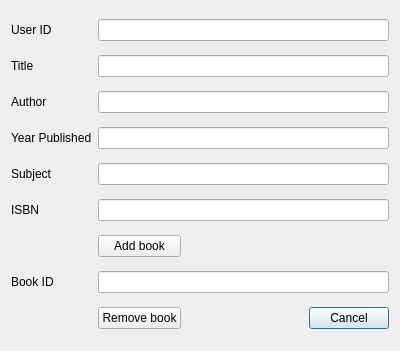
<?xml version="1.0" encoding="UTF-8"?>
<ui version="4.0">
 <class>addRemoveWindow</class>
 <widget class="QDialog" name="addRemoveWindow">
  <property name="geometry">
   <rect>
    <x>0</x>
    <y>0</y>
    <width>400</width>
    <height>351</height>
   </rect>
  </property>
  <property name="windowTitle">
   <string>Dialog</string>
  </property>
  <layout class="QGridLayout" name="gridLayout">
   <item row="4" column="1" colspan="2">
    <widget class="QLineEdit" name="subjectEdit"/>
   </item>
   <item row="1" column="0">
    <widget class="QLabel" name="label_2">
     <property name="text">
      <string>Title</string>
     </property>
    </widget>
   </item>
   <item row="0" column="0">
    <widget class="QLabel" name="label">
     <property name="text">
      <string>User ID</string>
     </property>
    </widget>
   </item>
   <item row="2" column="1" colspan="2">
    <widget class="QLineEdit" name="authorEdit"/>
   </item>
   <item row="3" column="0">
    <widget class="QLabel" name="label_4">
     <property name="text">
      <string>Year Published</string>
     </property>
    </widget>
   </item>
   <item row="10" column="2">
    <widget class="QDialogButtonBox" name="buttonBox">
     <property name="standardButtons">
      <set>QDialogButtonBox::Cancel</set>
     </property>
    </widget>
   </item>
   <item row="0" column="1" colspan="2">
    <widget class="QLineEdit" name="userIdEdit"/>
   </item>
   <item row="2" column="0">
    <widget class="QLabel" name="label_3">
     <property name="text">
      <string>Author</string>
     </property>
    </widget>
   </item>
   <item row="1" column="1" colspan="2">
    <widget class="QLineEdit" name="titleEdit"/>
   </item>
   <item row="4" column="0">
    <widget class="QLabel" name="label_5">
     <property name="text">
      <string>Subject</string>
     </property>
    </widget>
   </item>
   <item row="5" column="0">
    <widget class="QLabel" name="label_6">
     <property name="text">
      <string>ISBN</string>
     </property>
    </widget>
   </item>
   <item row="5" column="1" colspan="2">
    <widget class="QLineEdit" name="isbnEdit"/>
   </item>
   <item row="3" column="1" colspan="2">
    <widget class="QLineEdit" name="yearEdit"/>
   </item>
   <item row="7" column="1" colspan="2">
    <widget class="QLineEdit" name="bookIdEdit"/>
   </item>
   <item row="7" column="0">
    <widget class="QLabel" name="label_7">
     <property name="text">
      <string>Book ID</string>
     </property>
    </widget>
   </item>
   <item row="10" column="1">
    <widget class="QPushButton" name="removeButton">
     <property name="text">
      <string>Remove book</string>
     </property>
    </widget>
   </item>
   <item row="6" column="1">
    <widget class="QPushButton" name="addButton">
     <property name="text">
      <string>Add book</string>
     </property>
    </widget>
   </item>
  </layout>
 </widget>
 <tabstops>
  <tabstop>userIdEdit</tabstop>
  <tabstop>titleEdit</tabstop>
  <tabstop>authorEdit</tabstop>
  <tabstop>yearEdit</tabstop>
  <tabstop>subjectEdit</tabstop>
  <tabstop>isbnEdit</tabstop>
  <tabstop>addButton</tabstop>
  <tabstop>bookIdEdit</tabstop>
  <tabstop>removeButton</tabstop>
 </tabstops>
 <resources/>
 <connections/>
</ui>
